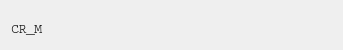
                              <widget class="QFrame" name="frame_92">
                               <property name="minimumSize">
                                <size>
                                 <width>0</width>
                                 <height>50</height>
                                </size>
                               </property>
                               <property name="maximumSize">
                                <size>
                                 <width>16777215</width>
                                 <height>50</height>
                                </size>
                               </property>
                               <property name="frameShape">
                                <enum>QFrame::NoFrame</enum>
                               </property>
                               <property name="frameShadow">
                                <enum>QFrame::Plain</enum>
                               </property>
                               <layout class="QGridLayout" name="gridLayout_24">
                                <item row="0" column="2">
                                 <spacer name="horizontalSpacer_5">
                                  <property name="orientation">
                                   <enum>Qt::Horizontal</enum>
                                  </property>
                                  <property name="sizeHint" stdset="0">
                                   <size>
                                    <width>40</width>
                                    <height>20</height>
                                   </size>
                                  </property>
                                 </spacer>
                                </item>
                                <item row="0" column="1">
                                 <widget class="QFrame" name="frame_101">
                                  <property name="minimumSize">
                                   <size>
                                    <width>200</width>
                                    <height>0</height>
                                   </size>
                                  </property>
                                  <property name="frameShape">
                                   <enum>QFrame::NoFrame</enum>
                                  </property>
                                  <property name="frameShadow">
                                   <enum>QFrame::Plain</enum>
                                  </property>
                                  <layout class="QVBoxLayout" name="verticalLayout_60">
                                   <property name="spacing">
                                    <number>0</number>
                                   </property>
                                   <property name="leftMargin">
                                    <number>0</number>
                                   </property>
                                   <property name="topMargin">
                                    <number>0</number>
                                   </property>
                                   <property name="rightMargin">
                                    <number>0</number>
                                   </property>
                                   <property name="bottomMargin">
                                    <number>0</number>
                                   </property>
                                   <item>
                                    <widget class="QLabel" name="label_36">
                                     <property name="font">
                                      <font>
                                       <family>Courier</family>
                                       <pointsize>10</pointsize>
                                      </font>
                                     </property>
                                     <property name="text">
                                      <string/>
                                     </property>
                                    </widget>
                                   </item>
                                  </layout>
                                 </widget>
                                </item>
                                <item row="0" column="0">
                                 <widget class="QFrame" name="frame_102">
                                  <property name="minimumSize">
                                   <size>
                                    <width>75</width>
                                    <height>0</height>
                                   </size>
                                  </property>
                                  <property name="frameShape">
                                   <enum>QFrame::NoFrame</enum>
                                  </property>
                                  <property name="frameShadow">
                                   <enum>QFrame::Plain</enum>
                                  </property>
                                  <layout class="QVBoxLayout" name="verticalLayout_65">
                                   <property name="spacing">
                                    <number>0</number>
                                   </property>
                                   <property name="leftMargin">
                                    <number>0</number>
                                   </property>
                                   <property name="rightMargin">
                                    <number>0</number>
                                   </property>
                                   <property name="bottomMargin">
                                    <number>0</number>
                                   </property>
                                   <item>
                                    <widget class="QLabel" name="label_40">
                                     <property name="font">
                                      <font>
                                       <family>Courier</family>
                                       <pointsize>10</pointsize>
                                      </font>
                                     </property>
                                     <property name="frameShadow">
                                      <enum>QFrame::Plain</enum>
                                     </property>
                                     <property name="text">
                                      <string>CR_M</string>
                                     </property>
                                    </widget>
                                   </item>
                                  </layout>
                                 </widget>
                                </item>
                               </layout>
                              </widget>
